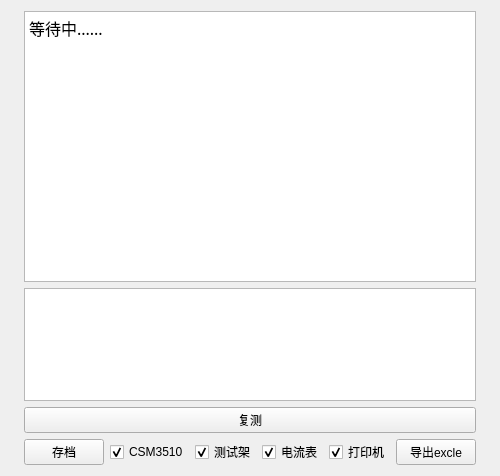
        <widget class="QWidget" name="tab_watching">
         <attribute name="title">
          <string>监测</string>
         </attribute>
         <layout class="QGridLayout" name="gridLayout_8">
          <item row="0" column="0">
           <layout class="QHBoxLayout" name="horizontalLayout_2" stretch="5,90,5">
            <item>
             <layout class="QHBoxLayout" name="horizontalLayout_10">
              <item>
               <widget class="QLabel" name="label_2">
                <property name="text">
                 <string/>
                </property>
               </widget>
              </item>
             </layout>
            </item>
            <item>
             <layout class="QVBoxLayout" name="verticalLayout_14" stretch="12,5,0,0">
              <item>
               <widget class="QPlainTextEdit" name="plainText_display">
                <property name="font">
                 <font>
                  <family>宋体</family>
                  <pointsize>12</pointsize>
                  <stylestrategy>PreferAntialias</stylestrategy>
                 </font>
                </property>
                <property name="undoRedoEnabled">
                 <bool>false</bool>
                </property>
                <property name="readOnly">
                 <bool>true</bool>
                </property>
                <property name="plainText">
                 <string>等待中......</string>
                </property>
               </widget>
              </item>
              <item>
               <widget class="QTextBrowser" name="textBrowser_result">
                <property name="enabled">
                 <bool>true</bool>
                </property>
                <property name="font">
                 <font>
                  <family>微软雅黑</family>
                 </font>
                </property>
               </widget>
              </item>
              <item>
               <widget class="QPushButton" name="btn_reset_result">
                <property name="text">
                 <string>复测</string>
                </property>
               </widget>
              </item>
              <item>
               <layout class="QGridLayout" name="gridLayout_9" columnstretch="2,0,0,0,0,0">
                <item row="0" column="0">
                 <layout class="QHBoxLayout" name="horizontalLayout_7"/>
                </item>
                <item row="1" column="5">
                 <widget class="QPushButton" name="btn_export_excle">
                  <property name="text">
                   <string>导出excle</string>
                  </property>
                 </widget>
                </item>
                <item row="1" column="0">
                 <layout class="QHBoxLayout" name="horizontalLayout_9">
                  <item>
                   <widget class="QPushButton" name="btn_save_log">
                    <property name="text">
                     <string>存档</string>
                    </property>
                   </widget>
                  </item>
                  <item>
                   <widget class="QCheckBox" name="checkBox_csm3510">
                    <property name="text">
                     <string>CSM3510</string>
                    </property>
                    <property name="checkable">
                     <bool>true</bool>
                    </property>
                    <property name="checked">
                     <bool>true</bool>
                    </property>
                   </widget>
                  </item>
                  <item>
                   <widget class="QCheckBox" name="checkBox_cc2640">
                    <property name="text">
                     <string>测试架</string>
                    </property>
                    <property name="checked">
                     <bool>true</bool>
                    </property>
                   </widget>
                  </item>
                  <item>
                   <widget class="QCheckBox" name="checkBox_currenter">
                    <property name="text">
                     <string>电流表</string>
                    </property>
                    <property name="checked">
                     <bool>true</bool>
                    </property>
                   </widget>
                  </item>
                  <item>
                   <widget class="QCheckBox" name="checkBox_printer">
                    <property name="text">
                     <string>打印机</string>
                    </property>
                    <property name="checked">
                     <bool>true</bool>
                    </property>
                   </widget>
                  </item>
                 </layout>
                </item>
               </layout>
              </item>
             </layout>
            </item>
            <item>
             <layout class="QHBoxLayout" name="horizontalLayout_8">
              <item>
               <widget class="QLabel" name="label">
                <property name="text">
                 <string/>
                </property>
               </widget>
              </item>
             </layout>
            </item>
           </layout>
          </item>
         </layout>
        </widget>
